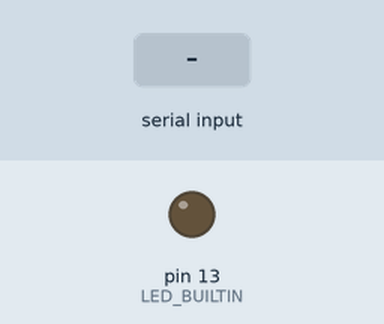
This sketch was run on a simulated Arduino Uno, built with avr-gcc and run on an emulated ATmega328P. Parts: output pins drawn as LEDs (lit = HIGH). The inputs (shaded band) are chosen by the test bench.

Above: at 1.2 s.
1.3 s: "90,45\n" received over Serial
Timing chart, 0 to 4.3 s (numbered marks = the images above; inputs shaded):
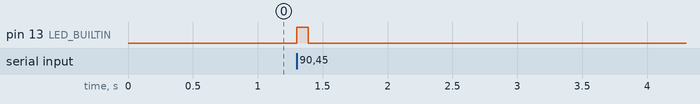

The sketch:

led_py.ino
```cpp
void setup() {

  // put your setup code here, to run once:
  Serial.begin(115200);
  pinMode(LED_BUILTIN, OUTPUT);

}

void loop() {

  // put your main code here, to run repeatedly:
 if (Serial.available() > 0) {
   String msg = Serial.readStringUntil('\n');

   int duration = msg.toInt();

    digitalWrite(LED_BUILTIN, HIGH);
    delay(duration);
    digitalWrite(LED_BUILTIN, LOW);

 }
}
```

Measured:
- after the input at 1.3 s, pin 13 (LED_BUILTIN): LOW → HIGH at once, → LOW 0.09 s later
